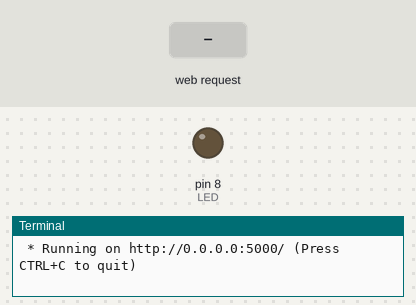
A program run on a simulated Raspberry Pi (header pin numbers). Shown: output pins drawn as LEDs (lit = HIGH), the last lines printed to the terminal. The inputs (shaded band) are chosen by the test bench. The clock reads 2024-03-15 10:24:30 at power-on unless the program sets it.

Above: at 1.2 s.
1.3 s: HTTP request for /led received with the fields state=on
At 2.5 s:
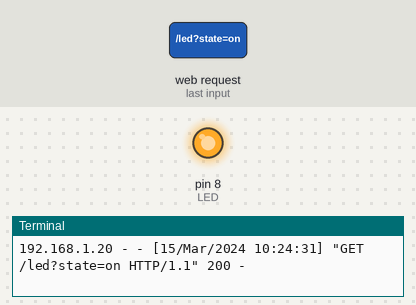
2.8 s: HTTP request for / received
4.3 s: HTTP request for /led received
Timing chart, 0 to 7.3 s (numbered marks = the images above; inputs shaded):
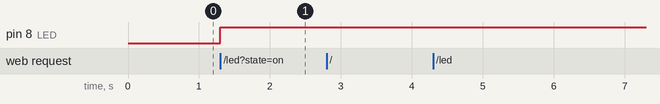

Measured:
- after the input at 1.3 s, pin 8 (LED): LOW → HIGH at once

The program:

06_error_handling.py
```python
from flask import Flask, request
import RPi.GPIO as GPIO


app = Flask(__name__)

LED = 8
GPIO.setmode(GPIO.BOARD)
GPIO.setup(LED, GPIO.OUT, initial=GPIO.LOW)

@app.route('/')
def helloworld():
    return 'Hello World!'

## Request:
# /led
# /led?
@app.route('/led')
def led():
    # state = request.args.get('state', 'error')
    state = request.values.get('state', 'error')
    if state == 'on':
        GPIO.output(LED, GPIO.HIGH)
        return 'LED {}'.format(state.upper())
    elif state == 'off':
        GPIO.output(LED, GPIO.LOW)
        return 'LED {}'.format(state.upper())
    elif state == 'error': # Error handling
        return 'Query String Needed!'
    else:
        return 'Bad Request!'

@app.route('/cleanup')
def cleanup():
    GPIO.cleanup()
    return 'GPIO CLEANUP'


if __name__ == '__main__':
    app.run(host='0.0.0.0')
```
